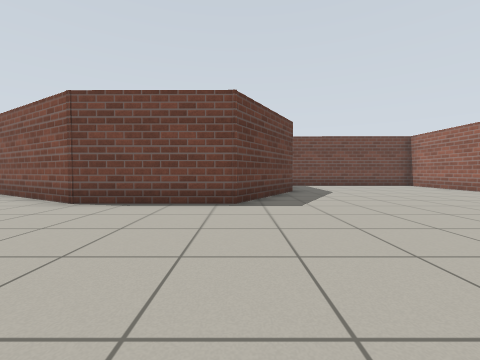
view 1 (above)

18 first-person views from a walk through a Gazebo world. The camera is 0.72 m above the floor, tilts 2° down and sees 90° across. The floor is counted in squares, 1 m on a side. Each view is taken from the middle of a square. On the plan, view 1 faces up. The plan holds only what a view shows up to about 9 squares ahead; the rest is blank. The place goes on beyond the plan.

view 2
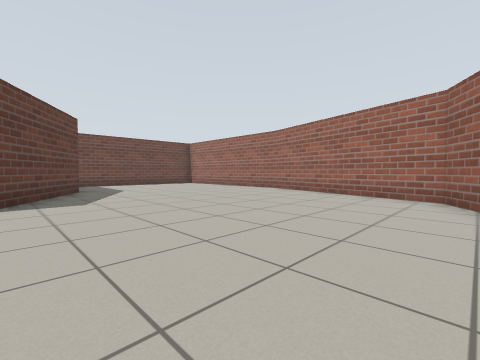

view 3
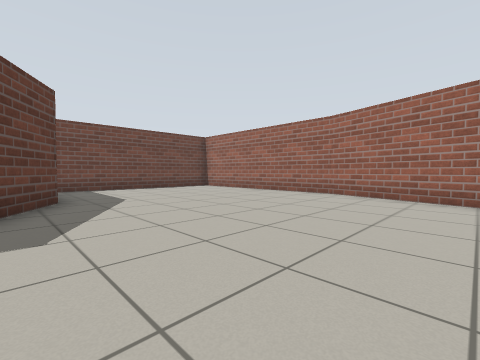

view 4
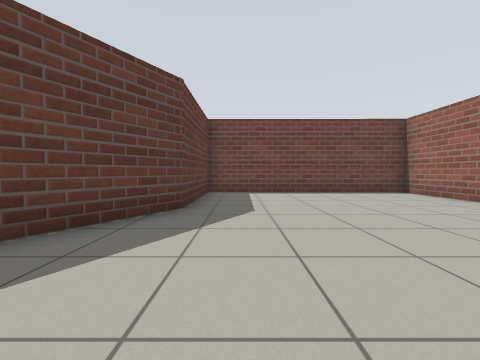

view 5
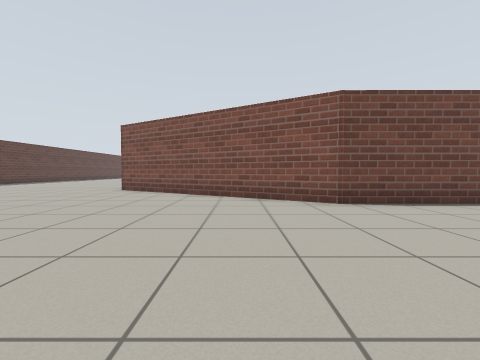

view 6
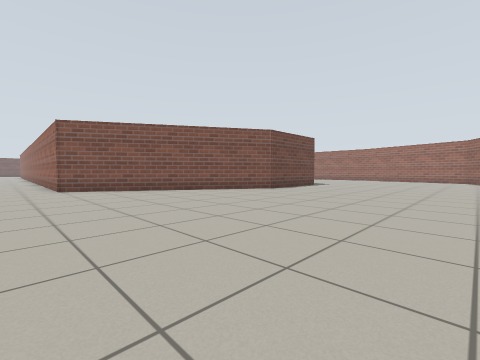

view 7
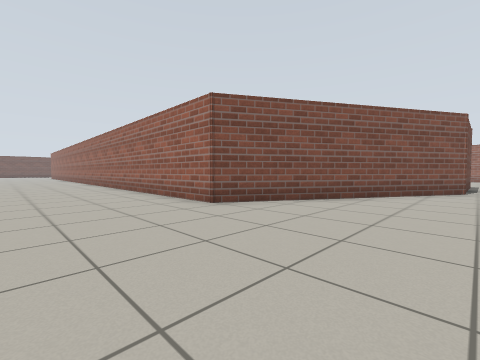

view 8
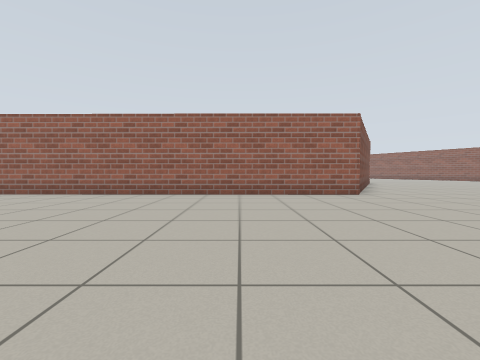

view 9
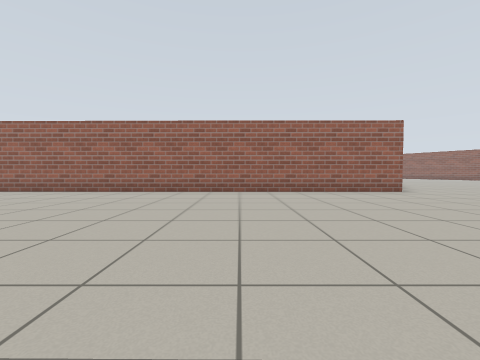

view 10
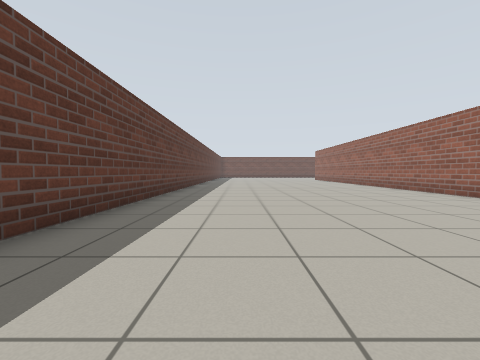

view 11
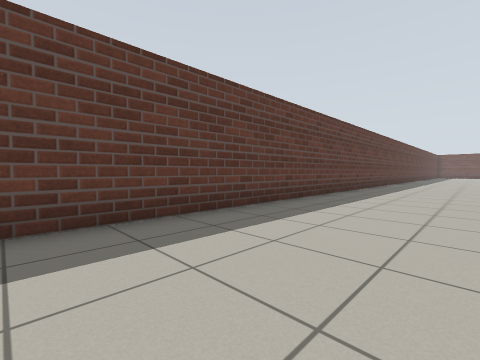

view 12
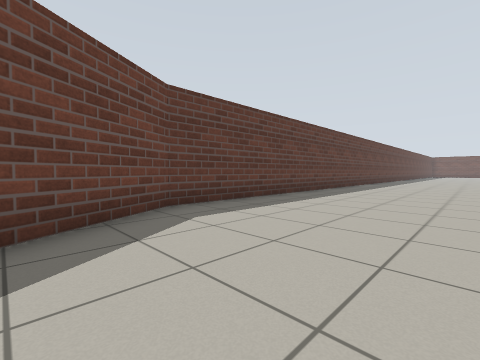

view 13
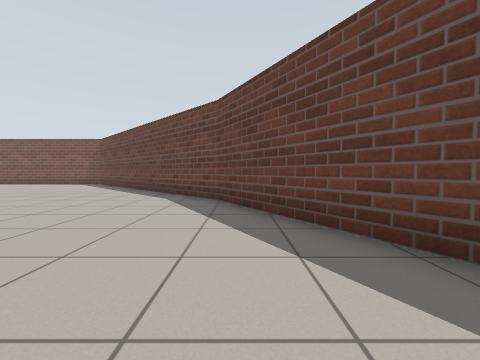

view 14
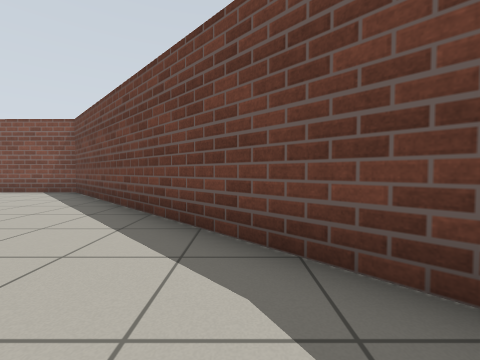

view 15
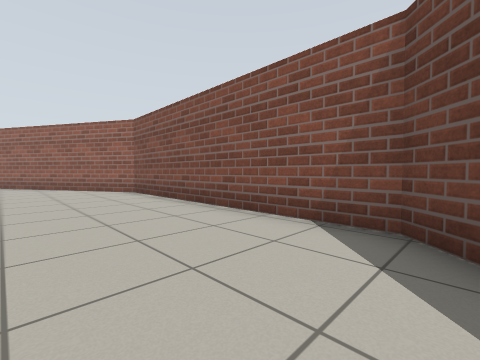

view 16
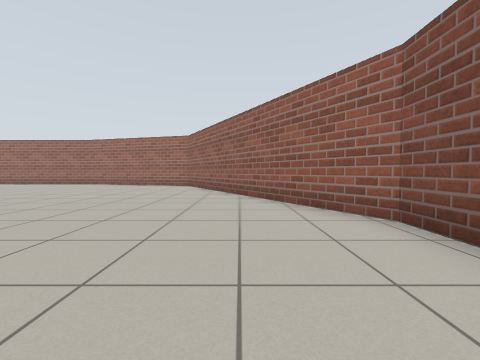

view 17
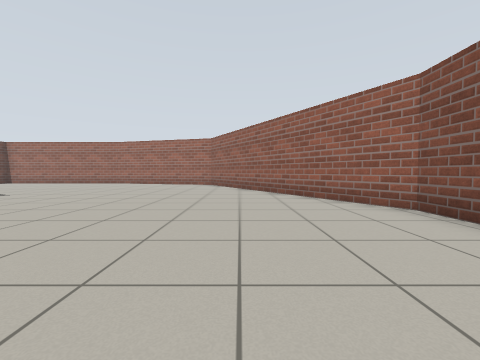

view 18
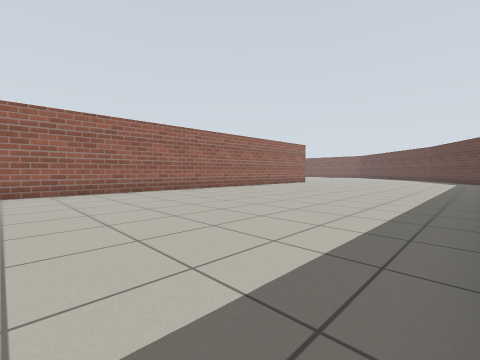

### Floor plan
Points are (right, up) in squares from view 1. A wall is a line through its corners. A room is listed if a view was taken in it or the views show most of it. See-through windows are left out.
Room 1 (views 1, 2, 3, 4, 5, 6, 7, 8, 9, 10, 11, 12, 13, 14, 15, 16, 17, 18)
walls: (-16.5, 2) (-9.4, -5.2) (-1.6, -5.3) (4.1, -2.1); (6, -1) (7, -0.4) (8.6, 5.4) (8.6, 12.2) (1.9, 12.2) (1.9, 8.7) (-0.1, 5.3) (-3.8, 5.3) (-10.6, 9.3) (-10.5, 24); (-19.4, 23) (-19.5, 7.4) (-16.4, 1.9)

Positions as (right, up) in squares from view 1, and headings:
1: (0, 0), facing up
2: (0, -1), facing up-right
3: (1, 2), facing up-right
4: (3, 4), facing up
5: (-6, 0), facing up
6: (-12, -1), facing up-right
7: (-14, 5), facing up-right
8: (-18, 13), facing right
9: (-19, 15), facing right
10: (-17, 14), facing up
11: (-16, 10), facing up-left
12: (-15, 5), facing up-left
13: (-17, 8), facing down
14: (-15, 3), facing down
15: (-10, -2), facing down-right
16: (-5, -3), facing right
17: (-6, -2), facing right
18: (-19, 24), facing down-right
